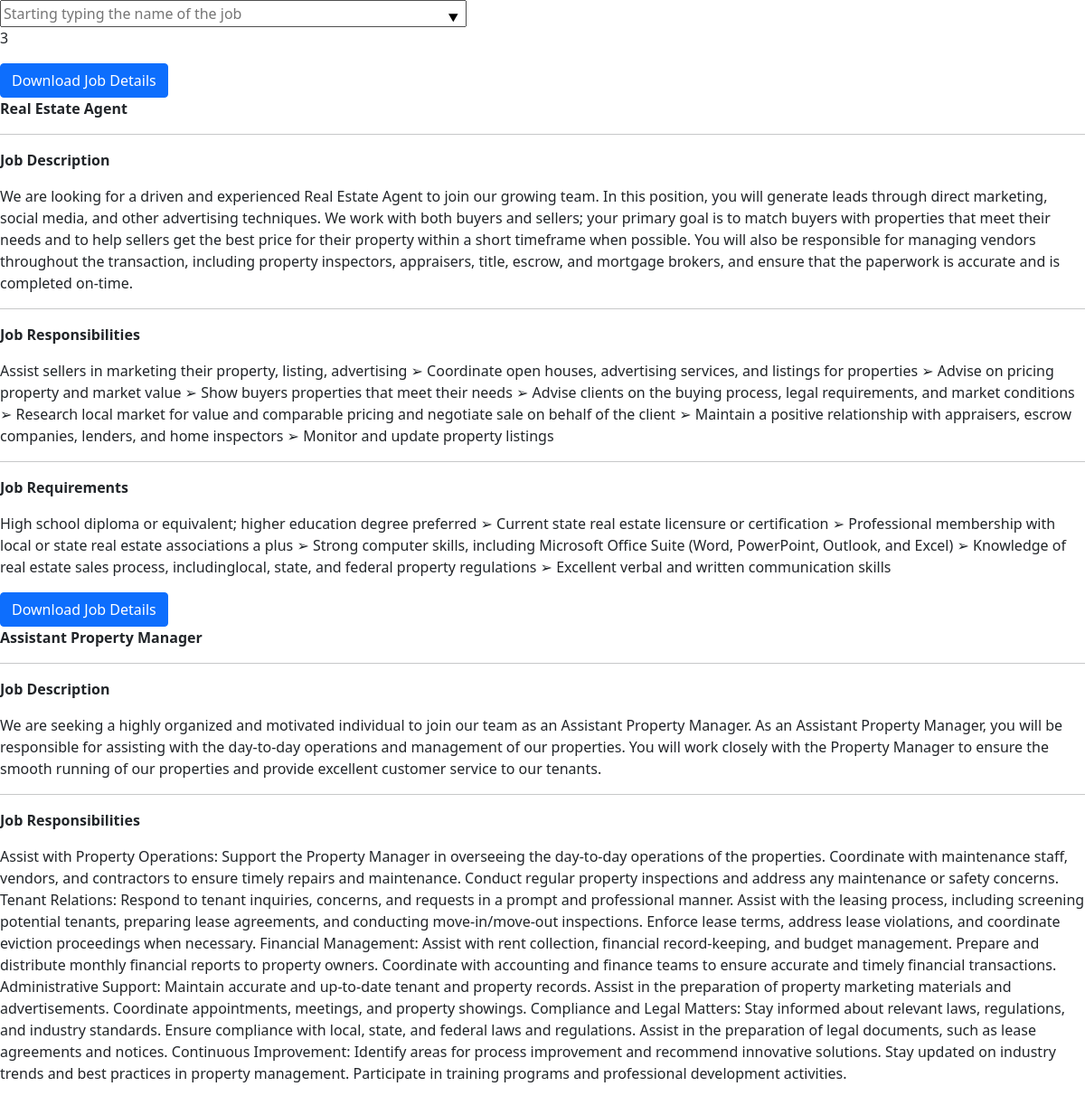
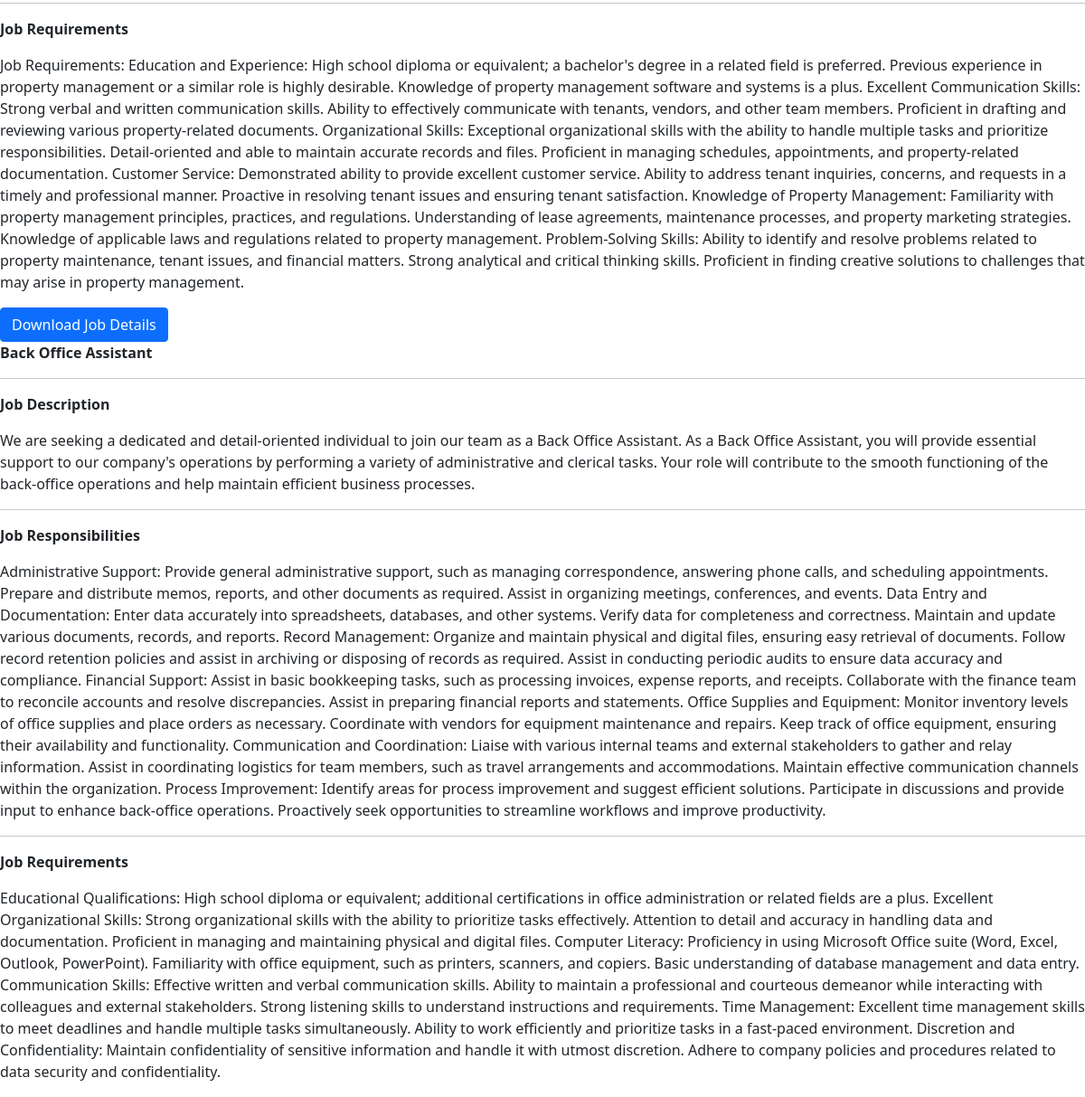
The app's page /search/ with its own data (2 pictures, top to bottom).
### core/models.py (models this page shows)
class Job(models.Model):
    job_name = models.CharField(max_length=255)
    job_description = models.TextField(max_length=3000)
    job_requirements=models.TextField(max_length=3000)
    job_responsibilities=models.TextField(max_length=3000)

### core/views.py (the view)
# urls.py: path("search/",views.searchJobView,name="search"),
def searchJobView(request):
    q=request.GET.get("q") if request.GET.get('q') !=None else ''
    job=models.Job.objects.all()
    matchedJob=False
    try:
        matchedJob=True
        searchedJob = models.Job.objects.filter(Q(job_name__icontains=q))
    except searchedJob.DoesNotExist:
        matchedJob=False
        searchedJob=None
    count=searchedJob.count()
    context={
        "count":count,
        "searchedJob": searchedJob,
        "job":job,
    }
    return  render(request, 'core/index.html', context)

### core/templates/core/index.html (shortened to what this page needs)
<!DOCTYPE html>
<html lang="en">
<head>
    <link href="https://cdn.jsdelivr.net/npm/bootstrap@5.1.3/dist/css/bootstrap.min.css" rel="stylesheet"
>
</head>
<body>
    <div class="">
        <form action="{% url 'search' %}" method="GET" class="d-flex">
            <input list="browsers" id="browser_id" name="q" placeholder="Starting typing the name of the job"
                size="50" class="from-control" autocomplete="off" />
        </form>
        <div>
            <p id="counter">{{count }}</p>
        </div>
    </div>
    <div>
        {% if count != 0 %}
            {% for item in searchedJob %}
           <a href="{% url 'report' pk=item.id %}"> <button type="button" class="btn btn-primary">Download Job Details</button></a>
                <p style="font-weight: bold;">{{item.job_name}}</p>
                <hr>
                <p style="font-weight: bold;"> Job Description</p>
                <p>{{item.job_description}}</p>
                <hr>
                <p style="font-weight: bold;"> Job Responsibilities</p>
                <p>{{item.job_responsibilities}}</p>
                <hr>
                <p style="font-weight: bold;"> Job Requirements</p>
                <p>{{item.job_requirements}}</p>
            {% endfor %}
        {% else %}
            <p>No Match</p>
        {% endif %}
    </div>
</body>
</html>

### records on screen
Job: job_name "Real Estate Agent", job_description "We are looking for a driven and experienced Real Estate Agent to join our growing team. In this position, you will generate leads through direct marketing, social media, and other advertising techniques. We work with both buyers and sellers; your primary goal is to match buyers with properties that meet their needs and to help sellers get the best price for their property within a short timeframe when possible. You will also be responsible for managing vendors throughout the transaction, including property inspectors, appraisers, title, escrow, and mortgage brokers, and ensure that the paperwork is accurate and is completed on-time.", job_responsibilities "Assist sellers in marketing their property, listing, advertising ➢ Coordinate open houses, advertising services, and listings for properties ➢ Advise on pricing property and market value ➢ Show buyers properties that meet their needs ➢ Advise clients on the buying process, legal requirements, and market conditions ➢ Research local market for value and comparable pricing and negotiate sale on behalf of the client ➢ Maintain a positive relationship with appraisers, escrow companies, lenders, and home inspectors ➢ Monitor and update property listings", job_requirements "High school diploma or equivalent; higher education degree preferred ➢ Current state real estate licensure or certification ➢ Professional membership with local or state real estate associations a plus ➢ Strong computer skills, including Microsoft Office Suite (Word, PowerPoint, Outlook, and Excel) ➢ Knowledge of real estate sales process, includinglocal, state, and federal property regulations ➢ Excellent verbal and written communication skills"
Job: job_name "Assistant Property Manager", job_description "We are seeking a highly organized and motivated individual to join our team as an Assistant Property Manager. As an Assistant Property Manager, you will be responsible for assisting with the day-to-day operations and management of our properties. You will work closely with the Property Manager to ensure the smooth running of our properties and provide excellent customer service to our tenants.", job_responsibilities "Assist with Property Operations: Support the Property Manager in overseeing the day-to-day operations of the properties. Coordinate with maintenance staff, vendors, and contractors to ensure timely repairs and maintenance. Conduct regular property inspections and address any maintenance or safety concerns. Tenant Relations: Respond to tenant inquiries, concerns, and requests in a prompt and professional manner. Assist with the leasing process, including screening potential tenants, preparing lease agreements, and conducting move-in/move-out inspections. Enforce lease terms, address lease violations, and coordinate eviction proceedings when necessary. Financial Management: Assist with rent…", job_requirements "Job Requirements: Education and Experience: High school diploma or equivalent; a bachelor's degree in a related field is preferred. Previous experience in property management or a similar role is highly desirable. Knowledge of property management software and systems is a plus. Excellent Communication Skills: Strong verbal and written communication skills. Ability to effectively communicate with tenants, vendors, and other team members. Proficient in drafting and reviewing various property-related documents. Organizational Skills: Exceptional organizational skills with the ability to handle multiple tasks and prioritize responsibilities. Detail-oriented and able to maintain accurate records…"
Job: job_name "Back Office Assistant", job_description "We are seeking a dedicated and detail-oriented individual to join our team as a Back Office Assistant. As a Back Office Assistant, you will provide essential support to our company's operations by performing a variety of administrative and clerical tasks. Your role will contribute to the smooth functioning of the back-office operations and help maintain efficient business processes.", job_responsibilities "Administrative Support: Provide general administrative support, such as managing correspondence, answering phone calls, and scheduling appointments. Prepare and distribute memos, reports, and other documents as required. Assist in organizing meetings, conferences, and events. Data Entry and Documentation: Enter data accurately into spreadsheets, databases, and other systems. Verify data for completeness and correctness. Maintain and update various documents, records, and reports. Record Management: Organize and maintain physical and digital files, ensuring easy retrieval of documents. Follow record retention policies and assist in archiving or disposing of records as required. Assist in…", job_requirements "Educational Qualifications: High school diploma or equivalent; additional certifications in office administration or related fields are a plus. Excellent Organizational Skills: Strong organizational skills with the ability to prioritize tasks effectively. Attention to detail and accuracy in handling data and documentation. Proficient in managing and maintaining physical and digital files. Computer Literacy: Proficiency in using Microsoft Office suite (Word, Excel, Outlook, PowerPoint). Familiarity with office equipment, such as printers, scanners, and copiers. Basic understanding of database management and data entry. Communication Skills: Effective written and verbal communication skills.…"

### other values on screen
{{ count }} "3"
